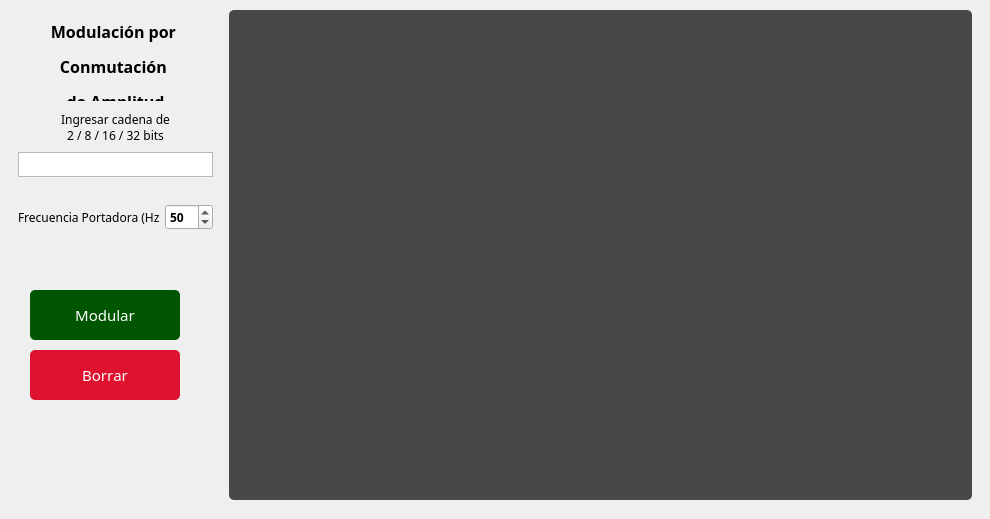
      <widget class="QWidget" name="tab_3">
       <attribute name="title">
        <string>ASK</string>
       </attribute>
       <widget class="QFrame" name="ASK_graph_layout">
        <property name="geometry">
         <rect>
          <x>220</x>
          <y>0</y>
          <width>761</width>
          <height>510</height>
         </rect>
        </property>
        <property name="sizePolicy">
         <sizepolicy hsizetype="Fixed" vsizetype="Fixed">
          <horstretch>0</horstretch>
          <verstretch>0</verstretch>
         </sizepolicy>
        </property>
        <property name="maximumSize">
         <size>
          <width>900</width>
          <height>510</height>
         </size>
        </property>
        <property name="styleSheet">
         <string notr="true"/>
        </property>
        <layout class="QVBoxLayout" name="graph_layout_3">
         <item>
          <widget class="MplWidget" name="MplWidgetASK" native="true">
           <property name="sizePolicy">
            <sizepolicy hsizetype="Preferred" vsizetype="Preferred">
             <horstretch>0</horstretch>
             <verstretch>0</verstretch>
            </sizepolicy>
           </property>
           <property name="maximumSize">
            <size>
             <width>880</width>
             <height>490</height>
            </size>
           </property>
           <property name="styleSheet">
            <string notr="true">background-color: rgba(0,0,0,0.7);
border-radius: 5px;</string>
           </property>
          </widget>
         </item>
        </layout>
       </widget>
       <widget class="QPushButton" name="modulateBtnASK">
        <property name="geometry">
         <rect>
          <x>30</x>
          <y>290</y>
          <width>150</width>
          <height>50</height>
         </rect>
        </property>
        <property name="font">
         <font>
          <family>Product Sans</family>
          <pointsize>11</pointsize>
          <weight>50</weight>
          <bold>false</bold>
          <stylestrategy>PreferDefault</stylestrategy>
          <kerning>false</kerning>
         </font>
        </property>
        <property name="focusPolicy">
         <enum>Qt::StrongFocus</enum>
        </property>
        <property name="acceptDrops">
         <bool>false</bool>
        </property>
        <property name="autoFillBackground">
         <bool>false</bool>
        </property>
        <property name="styleSheet">
         <string notr="true">QPushButton {
background-color: rgb(0, 85, 0);
border-radius: 5px;
color: #FFFFFF;
}

QPushButton:hover {
background-color: rgb(0, 100, 0);
}</string>
        </property>
        <property name="text">
         <string>Modular</string>
        </property>
        <property name="iconSize">
         <size>
          <width>16</width>
          <height>16</height>
         </size>
        </property>
        <property name="autoDefault">
         <bool>false</bool>
        </property>
        <property name="default">
         <bool>false</bool>
        </property>
        <property name="flat">
         <bool>false</bool>
        </property>
       </widget>
       <widget class="QFrame" name="dataInpBox_3">
        <property name="geometry">
         <rect>
          <x>0</x>
          <y>90</y>
          <width>231</width>
          <height>161</height>
         </rect>
        </property>
        <layout class="QVBoxLayout" name="verticalLayout_4">
         <item>
          <widget class="QFrame" name="horizontalFrame_5">
           <property name="maximumSize">
            <size>
             <width>16777215</width>
             <height>100</height>
            </size>
           </property>
           <layout class="QVBoxLayout" name="verticalLayout_5">
            <item>
             <widget class="QLabel" name="label_11">
              <property name="font">
               <font>
                <family>Product Sans</family>
                <pointsize>9</pointsize>
                <weight>50</weight>
                <bold>false</bold>
                <stylestrategy>PreferDefault</stylestrategy>
               </font>
              </property>
              <property name="text">
               <string>Ingresar cadena de
2 / 8 / 16 / 32 bits</string>
              </property>
              <property name="alignment">
               <set>Qt::AlignCenter</set>
              </property>
             </widget>
            </item>
            <item>
             <widget class="QTextEdit" name="messageInputASK">
              <property name="sizePolicy">
               <sizepolicy hsizetype="Preferred" vsizetype="Preferred">
                <horstretch>0</horstretch>
                <verstretch>0</verstretch>
               </sizepolicy>
              </property>
              <property name="maximumSize">
               <size>
                <width>16777215</width>
                <height>25</height>
               </size>
              </property>
              <property name="font">
               <font>
                <family>Product Sans</family>
                <weight>75</weight>
                <bold>true</bold>
                <stylestrategy>PreferDefault</stylestrategy>
               </font>
              </property>
              <property name="styleSheet">
               <string notr="true"/>
              </property>
              <property name="inputMethodHints">
               <set>Qt::ImhDigitsOnly</set>
              </property>
              <property name="frameShape">
               <enum>QFrame::StyledPanel</enum>
              </property>
              <property name="verticalScrollBarPolicy">
               <enum>Qt::ScrollBarAlwaysOff</enum>
              </property>
              <property name="html">
               <string>&lt;!DOCTYPE HTML PUBLIC &quot;-//W3C//DTD HTML 4.0//EN&quot; &quot;http://www.w3.org/TR/REC-html40/strict.dtd&quot;&gt;
&lt;html&gt;&lt;head&gt;&lt;meta name=&quot;qrichtext&quot; content=&quot;1&quot; /&gt;&lt;style type=&quot;text/css&quot;&gt;
p, li { white-space: pre-wrap; }
&lt;/style&gt;&lt;/head&gt;&lt;body style=&quot; font-family:'Product Sans','Product Sans'; font-size:8.25pt; font-weight:600; font-style:normal;&quot;&gt;
&lt;p style=&quot;-qt-paragraph-type:empty; margin-top:0px; margin-bottom:0px; margin-left:0px; margin-right:0px; -qt-block-indent:0; text-indent:0px;&quot;&gt;&lt;br /&gt;&lt;/p&gt;&lt;/body&gt;&lt;/html&gt;</string>
              </property>
              <property name="placeholderText">
               <string/>
              </property>
             </widget>
            </item>
           </layout>
          </widget>
         </item>
         <item>
          <widget class="QFrame" name="horizontalFrame_8">
           <property name="maximumSize">
            <size>
             <width>16777215</width>
             <height>50</height>
            </size>
           </property>
           <layout class="QHBoxLayout" name="horizontalLayout_10">
            <item>
             <widget class="QLabel" name="label_14">
              <property name="font">
               <font>
                <family>Product Sans</family>
                <pointsize>9</pointsize>
                <weight>50</weight>
                <bold>false</bold>
                <stylestrategy>PreferDefault</stylestrategy>
               </font>
              </property>
              <property name="text">
               <string>Frecuencia Portadora (Hz)  </string>
              </property>
             </widget>
            </item>
            <item>
             <widget class="QSpinBox" name="carrierFreqInputASK">
              <property name="font">
               <font>
                <family>Product Sans</family>
                <weight>75</weight>
                <bold>true</bold>
                <stylestrategy>PreferDefault</stylestrategy>
               </font>
              </property>
              <property name="minimum">
               <number>25</number>
              </property>
              <property name="maximum">
               <number>100</number>
              </property>
              <property name="value">
               <number>50</number>
              </property>
             </widget>
            </item>
           </layout>
          </widget>
         </item>
        </layout>
       </widget>
       <widget class="QLabel" name="label_16">
        <property name="geometry">
         <rect>
          <x>30</x>
          <y>20</y>
          <width>171</width>
          <height>81</height>
         </rect>
        </property>
        <property name="font">
         <font>
          <family>Product Sans</family>
          <pointsize>12</pointsize>
          <weight>75</weight>
          <bold>true</bold>
          <stylestrategy>PreferDefault</stylestrategy>
         </font>
        </property>
        <property name="text">
         <string>&lt;html&gt;&lt;head/&gt;&lt;body&gt;&lt;p&gt;Modulación por &lt;/p&gt;&lt;p&gt;Conmutación &lt;/p&gt;&lt;p&gt;de Amplitud&lt;/p&gt;&lt;/body&gt;&lt;/html&gt;</string>
        </property>
        <property name="alignment">
         <set>Qt::AlignCenter</set>
        </property>
       </widget>
       <widget class="QPushButton" name="clearBtnASK">
        <property name="geometry">
         <rect>
          <x>30</x>
          <y>350</y>
          <width>150</width>
          <height>50</height>
         </rect>
        </property>
        <property name="font">
         <font>
          <family>Product Sans</family>
          <pointsize>11</pointsize>
          <weight>50</weight>
          <bold>false</bold>
          <stylestrategy>PreferDefault</stylestrategy>
          <kerning>false</kerning>
         </font>
        </property>
        <property name="focusPolicy">
         <enum>Qt::StrongFocus</enum>
        </property>
        <property name="acceptDrops">
         <bool>false</bool>
        </property>
        <property name="autoFillBackground">
         <bool>false</bool>
        </property>
        <property name="styleSheet">
         <string notr="true">QPushButton {
background-color: #de122f;
border-radius: 5px;
color: #FFFFFF;
}

QPushButton:hover {
background-color: #ef344f;
}</string>
        </property>
        <property name="text">
         <string>Borrar</string>
        </property>
        <property name="iconSize">
         <size>
          <width>16</width>
          <height>16</height>
         </size>
        </property>
        <property name="autoDefault">
         <bool>false</bool>
        </property>
        <property name="default">
         <bool>false</bool>
        </property>
        <property name="flat">
         <bool>false</bool>
        </property>
       </widget>
      </widget>
